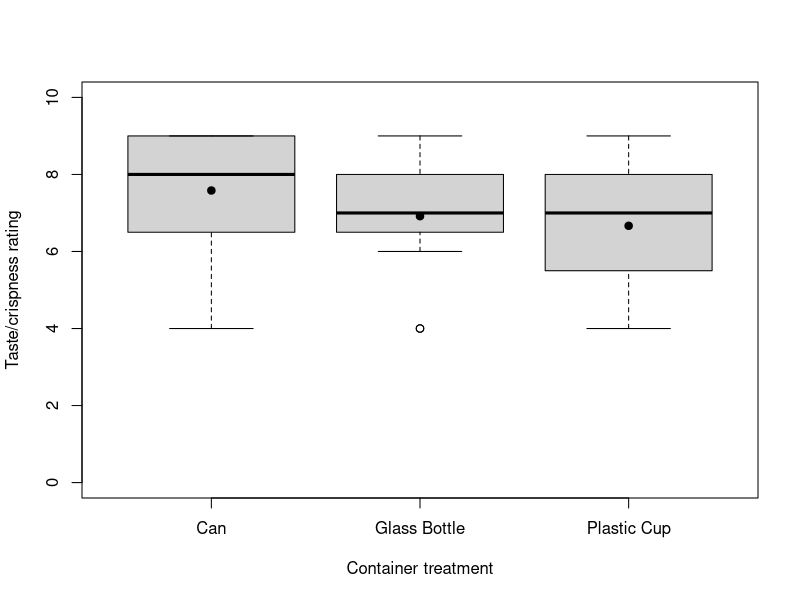
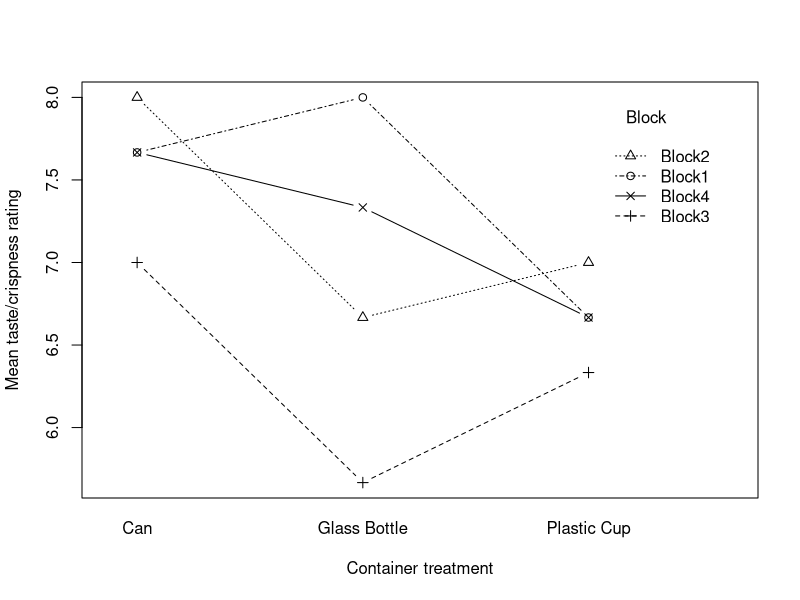
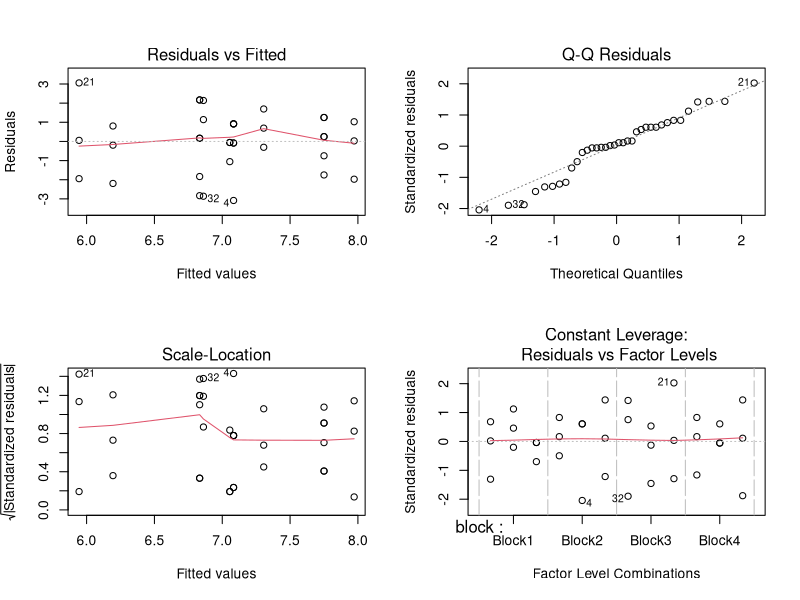

These figures' R source, in order:
## ---- chunk 1
#| label: create-data

soda_data <- read.csv("raw_soda_data.csv")

soda_data$block <- factor(soda_data$block)
soda_data$treatment <- factor(soda_data$treatment)
soda_data$replicate <- factor(soda_data$replicate)

## ---- chunk 2
#| label: data-preview
#| echo: true

knitr::kable(
  head(soda_data, 10),
  caption = "First 10 observations in the dataset"
)
## ---- chunk 3
#| label: sample-sizes

sample_size_table <- table(soda_data$block, soda_data$treatment)
knitr::kable(sample_size_table, caption = "Observations per block-treatment combination")
## ---- chunk 4
#| label: descriptive-statistics

mean_sd <- function(x) {
  c(n = length(x), mean = mean(x), sd = sd(x))
}

summary_by_treatment <- aggregate(
  taste_score ~ treatment,
  data = soda_data,
  FUN = mean_sd
)

summary_by_treatment <- do.call(data.frame, summary_by_treatment)
names(summary_by_treatment) <- c("Treatment", "n", "Mean", "SD")
summary_by_treatment$Mean <- round(summary_by_treatment$Mean, 2)
summary_by_treatment$SD <- round(summary_by_treatment$SD, 2)

knitr::kable(
  summary_by_treatment,
  caption = "Taste/crispness ratings by container treatment"
)
## ---- chunk 5
#| label: fig-treatment-boxplot
#| fig-cap: "Distribution of taste/crispness ratings by container treatment. Black points indicate treatment means."
#| fig-width: 8
#| fig-height: 5

boxplot(
  taste_score ~ treatment,
  data = soda_data,
  xlab = "Container treatment",
  ylab = "Taste/crispness rating",
  ylim = c(0, 10)
)

points(
  seq_along(levels(soda_data$treatment)),
  tapply(soda_data$taste_score, soda_data$treatment, mean),
  pch = 19
)
## ---- chunk 6
#| label: fig-profile-plot
#| fig-cap: "Mean treatment ratings within each block."
#| fig-width: 8
#| fig-height: 5

interaction.plot(
  x.factor = soda_data$treatment,
  trace.factor = soda_data$block,
  response = soda_data$taste_score,
  fun = mean,
  type = "b",
  pch = 1:4,
  xlab = "Container treatment",
  ylab = "Mean taste/crispness rating",
  trace.label = "Block"
)
## ---- chunk 7
#| label: fit-model

rcbd_model <- aov(taste_score ~ block + treatment, data = soda_data)
anova_table <- anova(rcbd_model)

anova_display <- data.frame(
  Source = rownames(anova_table),
  Df = anova_table[, "Df"],
  `Sum Sq` = round(anova_table[, "Sum Sq"], 3),
  `Mean Sq` = round(anova_table[, "Mean Sq"], 3),
  `F value` = round(anova_table[, "F value"], 3),
  `p-value` = round(anova_table[, "Pr(>F)"], 4),
  check.names = FALSE
)

knitr::kable(anova_display, caption = "RCBD ANOVA results")
## ---- chunk 8
#| label: extract-results
#| include: false

alpha <- 0.05
treatment_p <- anova_table["treatment", "Pr(>F)"]
treatment_f <- anova_table["treatment", "F value"]
treatment_df <- anova_table["treatment", "Df"]
error_df <- anova_table["Residuals", "Df"]
## ---- chunk 9
#| label: fig-model-diagnostics
#| fig-cap: "Standard diagnostic plots for the RCBD ANOVA model."
#| fig-width: 9
#| fig-height: 7

oldpar <- par(no.readonly = TRUE)
par(mfrow = c(2, 2))
plot(rcbd_model)
par(oldpar)
## ---- chunk 10
#| label: bartlett-test

bartlett_treatment <- bartlett.test(taste_score ~ treatment, data = soda_data)

bartlett_display <- data.frame(
  Statistic = round(unname(bartlett_treatment$statistic), 3),
  df = unname(bartlett_treatment$parameter),
  `p-value` = round(bartlett_treatment$p.value, 4),
  check.names = FALSE
)

knitr::kable(bartlett_display, caption = "Bartlett test for equal treatment variances")
## ---- chunk 11
#| label: pairwise-comparisons

trt_levels <- levels(soda_data$treatment)
pairs <- t(combn(trt_levels, 2))

mse <- anova_table["Residuals", "Mean Sq"]
df_error <- anova_table["Residuals", "Df"]
trt_means <- tapply(soda_data$taste_score, soda_data$treatment, mean)
trt_n <- table(soda_data$treatment)

posthoc <- data.frame(
  Comparison = paste(pairs[, 1], "vs", pairs[, 2]),
  Mean_1 = as.numeric(trt_means[pairs[, 1]]),
  Mean_2 = as.numeric(trt_means[pairs[, 2]])
)

posthoc$Difference <- posthoc$Mean_1 - posthoc$Mean_2
posthoc$SE <- sqrt(
  mse * (
    1 / as.numeric(trt_n[pairs[, 1]]) +
      1 / as.numeric(trt_n[pairs[, 2]])
  )
)
posthoc$t_value <- posthoc$Difference / posthoc$SE
posthoc$p_raw <- 2 * pt(-abs(posthoc$t_value), df = df_error)
posthoc$p_bonferroni <- pmin(posthoc$p_raw * nrow(posthoc), 1)

tcrit_bonf <- qt(1 - alpha / (2 * nrow(posthoc)), df = df_error)
posthoc$CI_low <- posthoc$Difference - tcrit_bonf * posthoc$SE
posthoc$CI_high <- posthoc$Difference + tcrit_bonf * posthoc$SE

posthoc[, 2:ncol(posthoc)] <- lapply(posthoc[, 2:ncol(posthoc)], round, 3)
knitr::kable(posthoc, caption = "Bonferroni-adjusted pairwise treatment comparisons")
## ---- chunk 12
#| include: false
#| label: session-info
#| echo: true

sessionInfo()
